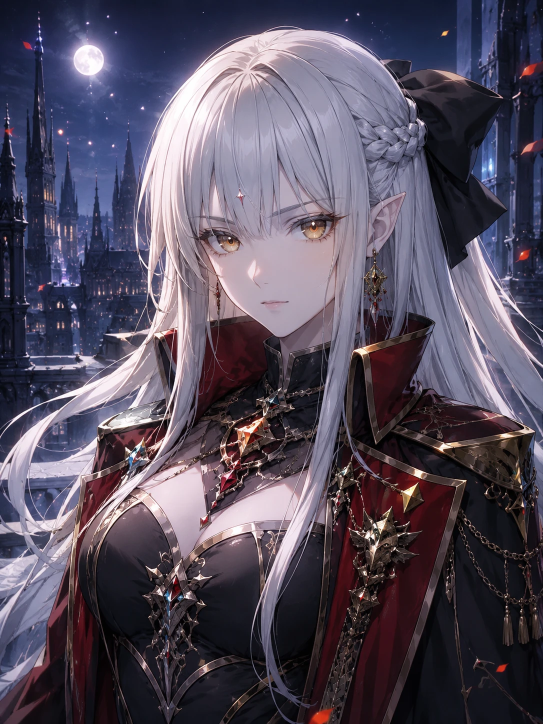
#> input picture 底稿/状态栏/comfy/refs/巴尔缇娜_用户_11-03.webp, 1086 x 1448 px, given in place of casual.png, which was not available (shown at 1/2 size)
$ python local1.py '../refs/巴尔缇娜_用户_11-03.webp'
#> lines starting #> are read from the running program, lines starting #| are printed output that depends on the picture
# 本地实测（不占 GPT 额度）：同一位爱丽丝，四条路各一张，比能不能达到定下的画风。
#   a  NoobAI 文生图（人物最干净，但许可证禁止商用）
#   b  Anima 精修文生图（出的图可以商用）
#   c  拿 GPT 的常服当底，Anima 精修图生图 0.35，只看能不能保住画风
#   d  拿 GPT 的常服抽线稿（LLLite lineart），Anima 精修照线重上色，看换衣服、改比例这条路通不通
import os
import sys
sys.dont_write_bytecode = True
sys.stdout.reconfigure(encoding='utf-8', line_buffering=True)
sys.path.insert(0, 'E:/aldran_art/底稿/状态栏/comfy')
import kit
from PIL import Image

OUT = 'C:/Users/waitl/AppData/Local/Temp/claude/85a810c2c0993c77/e22307d9-b63e-4d31-ad24-f0ffb0fc6126/scratchpad/hsr/local/'
os.makedirs(OUT, exist_ok=True)
SRC = 'E:/aldran_art/底稿/状态栏/comfy/out/立绘_v2/alice/casual.png'
# GPT 图透明底垫白，模型吃不了透明
base = OUT + 'alice_base.png'
if not os.path.exists(base):
    im = Image.open(SRC).convert('RGBA')
    a = im.getchannel('A').point(lambda v: 0 if v < 72 else min(255, int((v - 72) * 255 / 138)))
#> a: PIL image 1086x1448 L; every value is 255
    im.putalpha(a)
    bg = Image.new('RGBA', im.size, (255, 255, 255, 255)); bg.alpha_composite(im)
#> after `bg = Image.new('RGBA', im.size, (255, 255, 255, 255))`: bg: PIL image 1086x1448 RGBA; every value is 255
    bg.convert('RGB').resize((768, 1152), Image.LANCZOS).save(base)
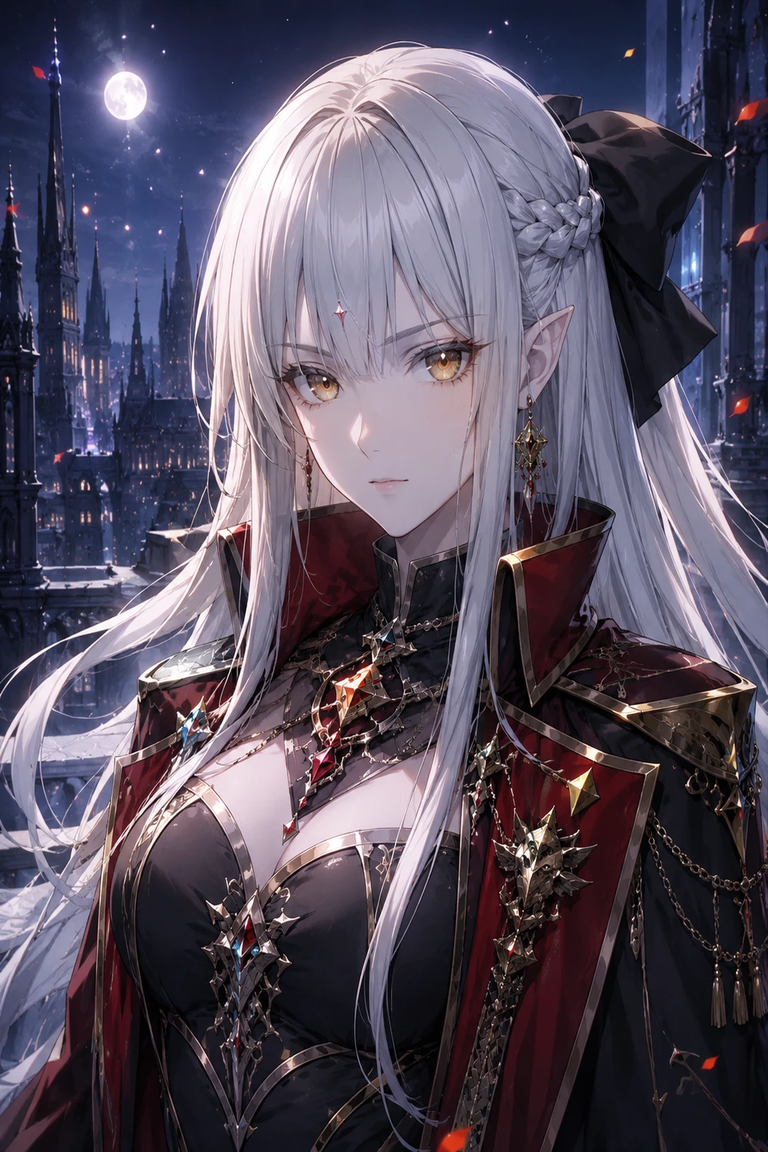
#> saved as alice_base.png: PIL image 768x1152 RGB; mean R, G, B 85.4, 77.7, 93.8

TAGS = ('1girl, solo, adult woman, full body, standing, white background, simple background, official art, game cg, anime coloring, soft cel shading, delicate thin lineart, '
        'long brown hair in a thick side braid, large pink ribbon in hair, green eyes, gentle smile, red cropped jacket with short sleeves, long pink dress, layered skirt, sage green sash, leather pouch, brown lace-up ankle boots, '
        'holding a tall wooden staff wrapped with pink ribbon, holding a pink flower, bracelets, long legs, ')
NAT = ('A full-body standing illustration of a grown woman on a plain white background, in a clean modern Japanese anime game style with thin warm-brown lines and soft muted colours. '
       'Long brown hair in one thick side braid with a big pink ribbon, green eyes, gentle smile. She wears a short red cropped jacket over a long pink dress with a layered skirt, a sage green sash, a small leather pouch and brown lace-up ankle boots. She holds a tall wooden staff wrapped in pink ribbon in one hand and a pink flower in the other. Long legs, knees high, fully clothed.')
SEED = 11
jobs = sys.argv[1:] or ['a', 'b', 'c', 'd']
if 'a' in jobs:
    print('a', kit.gen(OUT + 'a_noob.png', TAGS, 832, 1216, seed=SEED, model='noob'), flush=True)
if 'b' in jobs:
    print('b', kit.gen(OUT + 'b_anima.png', NAT, 768, 1120, seed=SEED, model='aesthetic'), flush=True)
if 'c' in jobs:
    print('c', kit.gen(OUT + 'c_i2i.png', NAT, 768, 1152, seed=SEED, model='aesthetic', init=base, denoise=0.35), flush=True)
if 'd' in jobs:
    print('d', kit.gen(OUT + 'd_line.png', NAT, 768, 1152, seed=SEED, model='aesthetic', control=(base, 'any-test', 0.85)), flush=True)

$ run again, on 底稿/状态栏/comfy/refs/索恩薇娅_用户_11-03.webp
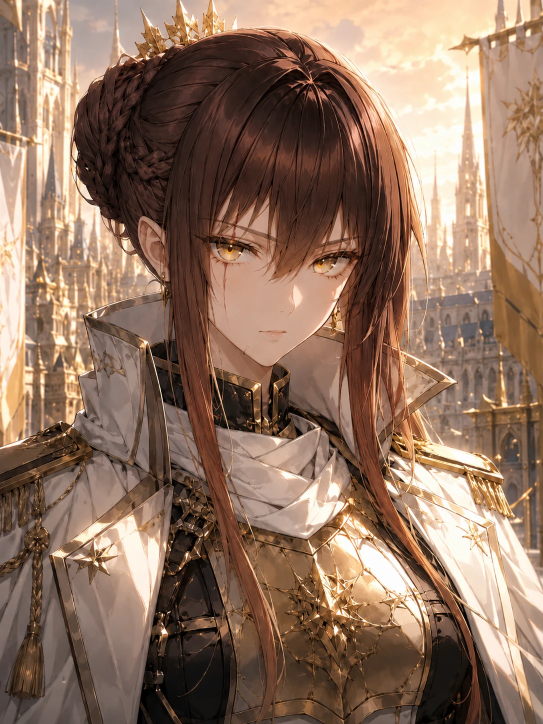
#> input picture 底稿/状态栏/comfy/refs/索恩薇娅_用户_11-03.webp, 1086 x 1448 px, given in place of casual.png, which was not available (shown at 1/2 size)
#> a: PIL image 1086x1448 L; every value is 255
#> bg: PIL image 1086x1448 RGBA; every value is 255
#> `bg.convert('RGB').resize((768, 1152), Image.LANCZOS).save(base)`:
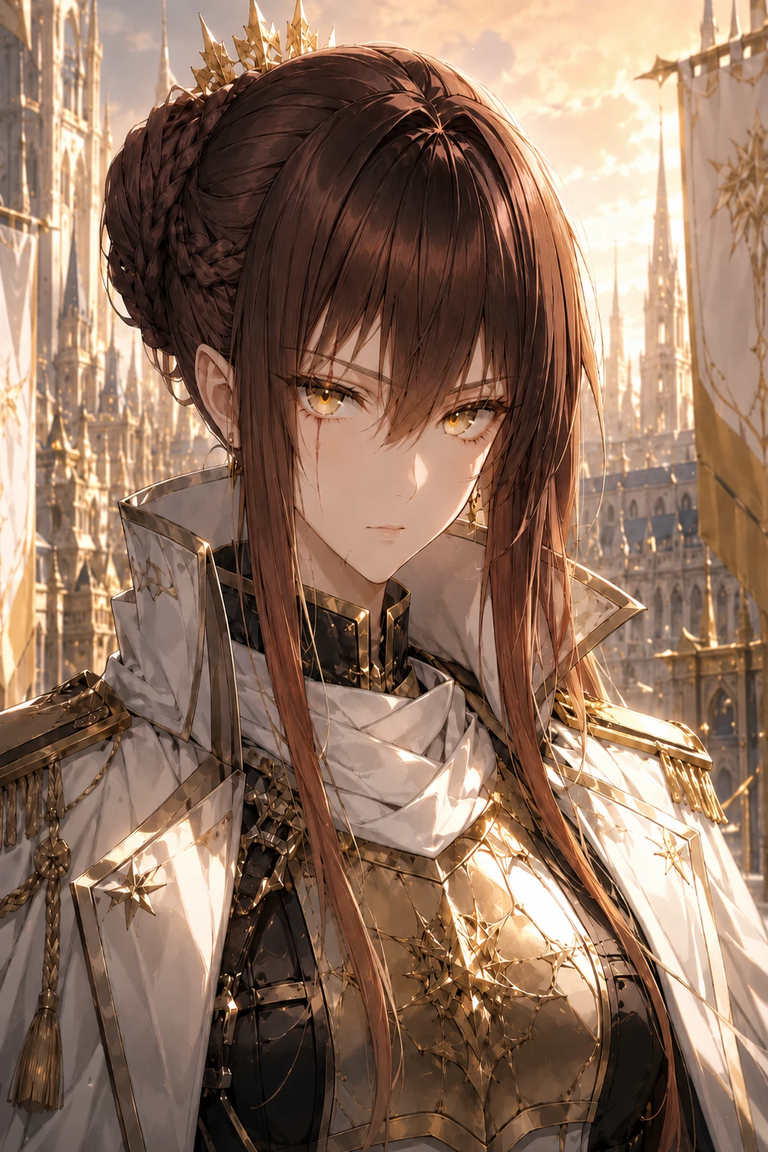
#> saved as alice_base.png: PIL image 768x1152 RGB; mean R, G, B 143.3, 114.2, 95.1
